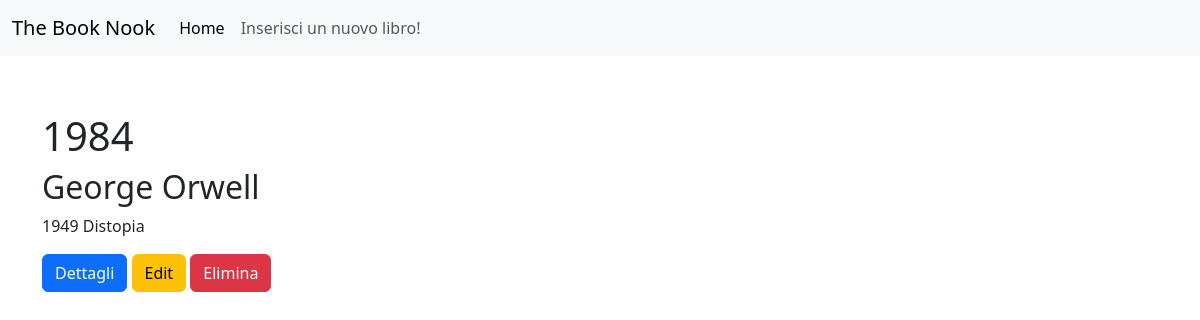
The app's page /details.php?id=2 with its own data.
### tables this page shows
CREATE TABLE `libri` (
  `id` smallint(6) NOT NULL,
  `titolo` varchar(500) NOT NULL,
  `autore` varchar(500) NOT NULL,
  `anno_pubblicazione` int(11) NOT NULL,
  `genere` varchar(500) NOT NULL
);

### details.php (the view, shortened to what this page needs)
<?php
include __DIR__ . '/includes/db.php';
$stmt = $pdo->prepare('SELECT * FROM libri WHERE id = ?');
$stmt->execute([$_GET["id"]]);
$row = $stmt->fetch();
include __DIR__ . '/includes/initial.php';
?>
<h1><img src="<?= $row['cover'] ?>"></h1>
<h1><?= $row['titolo'] ?></h1>
<h2><?= $row['autore'] ?></h2>
<p><?= $row['anno_pubblicazione'] . " " . $row['genere'] ?></p>
<a href="/FSD%20IFOA/BE-S1-L5/details.php?id=<?= $row['id'] ?>" class="btn btn-primary">Dettagli</a>
<a href="/FSD%20IFOA/BE-S1-L5/edit.php?id=<?= $row['id'] ?>" class="btn btn-warning">Edit</a>
<a href="/FSD%20IFOA/BE-S1-L5/delete.php?id=<?= $row['id'] ?>" class="btn btn-danger">Elimina</a>
<?php
include __DIR__ . '/includes/end.php';

### records on screen
libri: titolo "1984", autore "George Orwell", anno_pubblicazione "1949", genere "Distopia"
